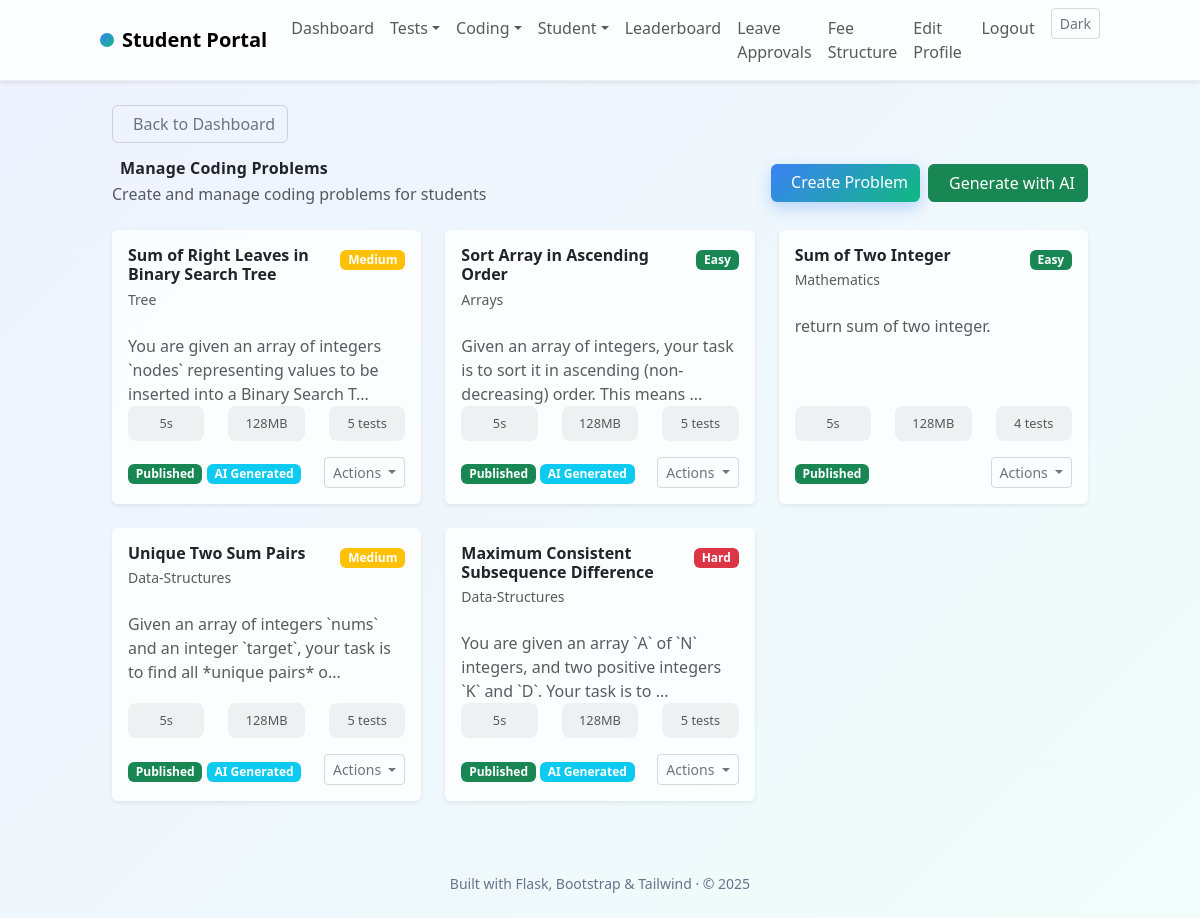
The app's page /admin/coding (signed in) with its own data.
### app/models.py (models this page shows)
class CodingProblem(db.Model):
	id = db.Column(db.Integer, primary_key=True)
	title = db.Column(db.String(200), nullable=False)
	description = db.Column(db.Text, nullable=False)
	difficulty = db.Column(db.String(20), nullable=False)  # easy | medium | hard
	category = db.Column(db.String(100), nullable=False)  # algorithms | data-structures | etc.
	time_limit = db.Column(db.Integer, default=5)  # seconds
	memory_limit = db.Column(db.Integer, default=128)  # MB
	created_by = db.Column(db.Integer, db.ForeignKey("user.id"))
	is_published = db.Column(db.Boolean, default=False)
	created_at = db.Column(db.DateTime, server_default=func.now())
	ai_generated = db.Column(db.Boolean, default=False)
	ai_validation_notes = db.Column(db.Text)
	test_cases = db.relationship("TestCase", backref="problem", cascade="all, delete-orphan")
	submissions = db.relationship("CodeSubmission", backref="problem", cascade="all, delete-orphan")

### app/routes/coding.py (the view)
@coding_bp.route("/admin/coding")
@login_required
def admin_coding_problems():
    if current_user.role not in ("admin", "teacher"):
        flash("Unauthorized", "danger")
        return redirect(url_for("main.dashboard"))
    problems = CodingProblem.query.order_by(CodingProblem.created_at.desc()).all()
    return render_template("coding/admin_problems.html", problems=problems)

### app/templates/coding/admin_problems.html (shortened to what this page needs)
{% extends "base.html" %}
{% block content %}
<div class="container">
    <div class="mb-3">
        <a href="{{ url_for('main.dashboard') }}" class="btn btn-outline-secondary">
            Back to Dashboard
        </a>
    </div>
    <div class="d-flex justify-content-between align-items-center mb-4">
        <div>
            <h2 class="fw-bold mb-1">
                Manage Coding Problems
            </h2>
            <p class="text-muted">Create and manage coding problems for students</p>
        </div>
        <div class="d-flex gap-2">
            <a href="{{ url_for('coding.create_coding_problem') }}" class="btn btn-primary">
                Create Problem
            </a>
            <a href="{{ url_for('coding.generate_coding_problem') }}" class="btn btn-success">
                Generate with AI
            </a>
        </div>
    </div>
    <div class="row">
        {% for problem in problems %}
        <div class="col-lg-6 col-xl-4 mb-4">
            <div class="card h-100 shadow-sm border-0">
                <div class="card-body d-flex flex-column">
                    <div class="d-flex justify-content-between align-items-start mb-3">
                        <div class="flex-grow-1">
                            <h5 class="card-title fw-bold mb-1">{{ problem.title }}</h5>
                            <p class="text-muted small mb-2">{{ problem.category|title }}</p>
                        </div>
                        <div class="text-end">
                            {% if problem.difficulty == 'easy' %}
                                <span class="badge bg-success">Easy</span>
                            {% elif problem.difficulty == 'medium' %}
                                <span class="badge bg-warning">Medium</span>
                            {% else %}
                                <span class="badge bg-danger">Hard</span>
                            {% endif %}
                        </div>
                    </div>
                    <p class="card-text text-muted flex-grow-1">
                        {{ problem.description[:100] }}{% if problem.description|length > 100 %}...{% endif %}
                    </p>
                    <div class="mt-auto">
                        <div class="row text-center mb-3">
                            <div class="col-4">
                                <div class="coding-stat">
                                    <small class="d-block text-muted">{{ problem.time_limit }}s</small>
                                </div>
                            </div>
                            <div class="col-4">
                                <div class="coding-stat">
                                    <small class="d-block text-muted">{{ problem.memory_limit }}MB</small>
                                </div>
                            </div>
                            <div class="col-4">
                                <div class="coding-stat">
                                    <small class="d-block text-muted">{{ problem.test_cases|length }} tests</small>
                                </div>
                            </div>
                        </div>
                        <div class="d-flex justify-content-between align-items-center">
                            <div>
                                {% if problem.is_published %}
                                    <span class="badge bg-success">Published</span>
                                {% else %}
                                    <span class="badge bg-warning">Draft</span>
                                {% endif %}
                                {% if problem.ai_generated %}
                                    <span class="badge bg-info">AI Generated</span>
                                {% endif %}
                            </div>
                            <div class="dropdown">
                                <button class="btn btn-sm btn-outline-secondary dropdown-toggle" type="button" data-bs-toggle="dropdown">
                                    Actions
                                </button>
                            </div>
                        </div>
                    </div>
                </div>
            </div>
        </div>
        {% endfor %}
    </div>
</div>
{% endblock %}

### app/static/css/styles.css (style rules this page uses)
:root { --brand: #3b82f6; --brand-2: #10b981; --surface: rgba(255,255,255,0.75); --blur: 10px; }
body { background: linear-gradient(135deg, #eef2ff 0%, #f0fdfa 100%); min-height: 100vh; }
.card { background: var(--surface); backdrop-filter: blur(var(--blur)); border: 1px solid rgba(0,0,0,.06); box-shadow: 0 10px 30px rgba(2,6,23,.08); }
.btn-primary { background: linear-gradient(135deg, var(--brand), var(--brand-2)); border: 0; box-shadow: 0 6px 16px rgba(59,130,246,.3); }
.btn-outline-secondary { border-color: rgba(0,0,0,.15); }
h1,h2,h3,h4 { letter-spacing: .2px; }

### app/templates/coding/admin_problems.html (style rules this page uses)
.coding-stat { padding: 8px; border-radius: 8px; background: rgba(0,0,0,0.05); text-align: center; }

### records on screen
CodingProblem: title "Sum of Right Leaves in Binary Search Tree", category "Tree", difficulty "Medium", description "You are given an array of integers `nodes` representing values to be inserted into a Binary Search T", time_limit "5", memory_limit "128", test_cases|length "5", is_published "Published", ai_generated "AI Generated"
CodingProblem: title "Sort Array in Ascending Order", category "Arrays", difficulty "Easy", description "Given an array of integers, your task is to sort it in ascending (non-decreasing) order. This means", time_limit "5", memory_limit "128", test_cases|length "5", is_published "Published", ai_generated "AI Generated"
CodingProblem: title "Sum of Two Integer", category "Mathematics", difficulty "Easy", description "return sum of two integer.", time_limit "5", memory_limit "128", test_cases|length "4", is_published "Published"
CodingProblem: title "Unique Two Sum Pairs", category "Data-Structures", difficulty "Medium", description "Given an array of integers `nums` and an integer `target`, your task is to find all *unique pairs* o", time_limit "5", memory_limit "128", test_cases|length "5", is_published "Published", ai_generated "AI Generated"
CodingProblem: title "Maximum Consistent Subsequence Difference", category "Data-Structures", difficulty "Hard", description "You are given an array `A` of `N` integers, and two positive integers `K` and `D`. Your task is to", time_limit "5", memory_limit "128", test_cases|length "5", is_published "Published", ai_generated "AI Generated"

### other values on screen
{{ 2025 }} "2025"
